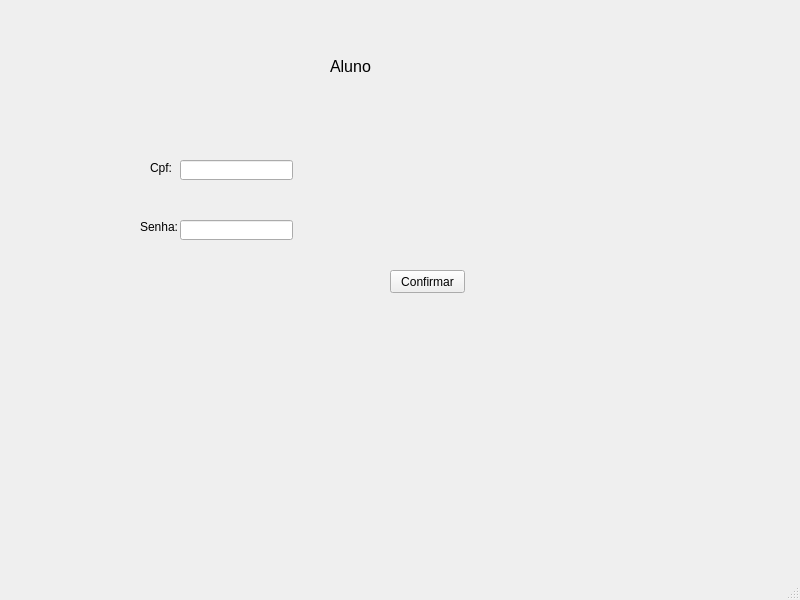
<?xml version="1.0" encoding="UTF-8"?>
<ui version="4.0">
 <class>MainWindow</class>
 <widget class="QMainWindow" name="MainWindow">
  <property name="geometry">
   <rect>
    <x>0</x>
    <y>0</y>
    <width>800</width>
    <height>600</height>
   </rect>
  </property>
  <property name="windowTitle">
   <string>MainWindow</string>
  </property>
  <widget class="QWidget" name="centralwidget">
   <widget class="QLabel" name="label">
    <property name="geometry">
     <rect>
      <x>330</x>
      <y>60</y>
      <width>47</width>
      <height>13</height>
     </rect>
    </property>
    <property name="font">
     <font>
      <pointsize>12</pointsize>
     </font>
    </property>
    <property name="text">
     <string>Aluno</string>
    </property>
   </widget>
   <widget class="QLineEdit" name="lineEdit">
    <property name="geometry">
     <rect>
      <x>180</x>
      <y>160</y>
      <width>113</width>
      <height>20</height>
     </rect>
    </property>
   </widget>
   <widget class="QLineEdit" name="lineEdit_2">
    <property name="geometry">
     <rect>
      <x>180</x>
      <y>220</y>
      <width>113</width>
      <height>20</height>
     </rect>
    </property>
   </widget>
   <widget class="QLabel" name="label_2">
    <property name="geometry">
     <rect>
      <x>150</x>
      <y>160</y>
      <width>47</width>
      <height>16</height>
     </rect>
    </property>
    <property name="text">
     <string>Cpf:</string>
    </property>
   </widget>
   <widget class="QLabel" name="label_3">
    <property name="geometry">
     <rect>
      <x>140</x>
      <y>220</y>
      <width>47</width>
      <height>13</height>
     </rect>
    </property>
    <property name="text">
     <string>Senha:</string>
    </property>
   </widget>
   <widget class="QPushButton" name="pushButton">
    <property name="geometry">
     <rect>
      <x>390</x>
      <y>270</y>
      <width>75</width>
      <height>23</height>
     </rect>
    </property>
    <property name="text">
     <string>Confirmar</string>
    </property>
   </widget>
  </widget>
  <widget class="QMenuBar" name="menubar">
   <property name="geometry">
    <rect>
     <x>0</x>
     <y>0</y>
     <width>800</width>
     <height>21</height>
    </rect>
   </property>
  </widget>
  <widget class="QStatusBar" name="statusbar"/>
 </widget>
 <resources/>
 <connections/>
</ui>
